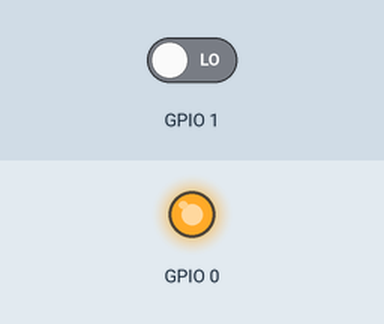
The program below on a simulated Raspberry Pi (BCM pin numbers). Parts: output pins drawn as LEDs (lit = HIGH). The test bench sets the inputs (shaded band); at power-on: GPIO 1 LOW.

Above: at 1.2 s.
1.3 s: GPIO 1 driven HIGH
At 2.4 s:
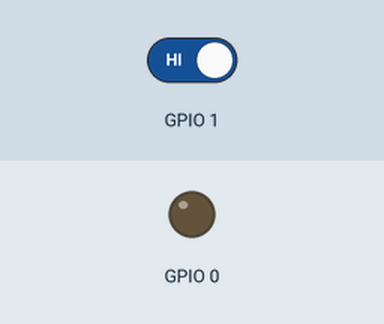
2.8 s: GPIO 1 driven LOW
At 3.5 s:
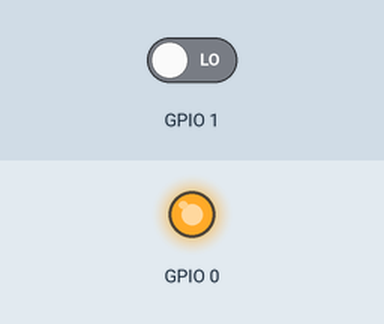
Timing chart, 0 to 5.8 s (numbered marks = the images above; inputs shaded):
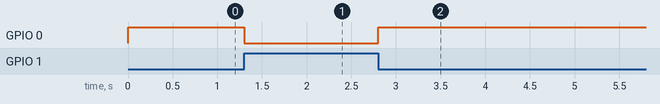

The program:

button.py
```python
import gpiod

try:
    gpiochip = gpiod.chip('gpiochip2')
    config_input = gpiod.line_request()

    #Button declaration
    config_input.request_type = gpiod.line_request.DIRECTION_INPUT
    btn = gpiochip.get_line(1)
    btn.request(config_input)

    #Led declaration
    config_input.request_type = gpiod.line_request.DIRECTION_OUTPUT
    led = gpiochip.get_line(0)
    led.request(config_input)

    while True:
        if(btn.get_value() == 0) :
            led.set_value(1)
        else:
            led.set_value(0)

except:
    print("button except")
```

Measured:
- after the input at 1.3 s, GPIO 0: HIGH → LOW at once
- after the input at 2.8 s, GPIO 0: LOW → HIGH at once
